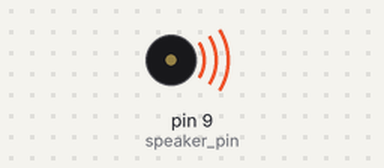
Recording of a sketch running on a simulated Arduino Uno, built with avr-gcc and run on an emulated ATmega328P. On the bench: buzzer (waves = sounding).

Above: at 4.7 s.
At 10.32 s:
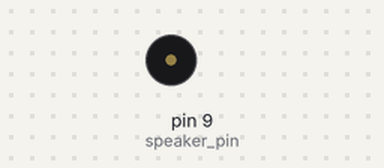
Timing chart, 0 to 10.8 s (numbered marks = the images above):
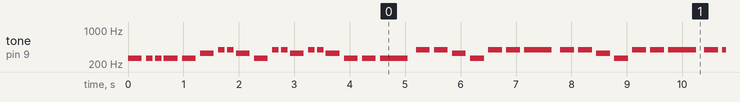

Measured:
- by itself, tone on pin 9 (speaker_pin): plays 262 Hz for 0.25 s, 262 Hz for 0.13 s, 262 Hz for 0.13 s, 262 Hz for 0.25 s, 262 Hz for 0.25 s, 330 Hz for 0.25 s … (388 notes in this stretch)

The sketch:

app.ino
```cpp
#include <pitches.h>

#define NUM 49

int melody[NUM] = { // 곰 세마리

    NOTE_C4, NOTE_C4, NOTE_C4, NOTE_C4, NOTE_C4,
    NOTE_E4, NOTE_G4, NOTE_G4, NOTE_E4, NOTE_C4,
    NOTE_G4, NOTE_G4, NOTE_E4, NOTE_G4, NOTE_G4, NOTE_E4,
    NOTE_C4, NOTE_C4, NOTE_C4,

    NOTE_G4, NOTE_G4, NOTE_E4, NOTE_C4,
    NOTE_G4, NOTE_G4, NOTE_G4,
    NOTE_G4, NOTE_G4, NOTE_E4, NOTE_C4,
    NOTE_G4, NOTE_G4, NOTE_G4,

    NOTE_G4, NOTE_G4, NOTE_E4, NOTE_C4,
    NOTE_G4, NOTE_G4, NOTE_G4, NOTE_A4, NOTE_G4,
    NOTE_C5, NOTE_G4, NOTE_C5, NOTE_G4,
    NOTE_E4, NOTE_D4, NOTE_C4};

// 음표 길이
int noteDuration[NUM] = {
    4, 8, 8, 4, 4, 4, 8, 8, 4, 4, 8, 8, 4, 8, 8, 4, 4, 4, 2, 4, 4, 4, 4, 4, 4, 2, 4, 4, 4, 4, 4, 4, 2,
    4, 4, 4, 4, 8, 8, 8, 8, 2, 4, 4, 4, 4, 4, 4, 2};

const int speaker_pin = 9;
void setup()
{
    pinMode(speaker_pin, OUTPUT);
}

void loop()
{
    int m, d, dd;
    for (m = 0; m < NUM; m++)
    {
        d = 1000 / noteDuration[m];
        dd = d * 1.3; // 음 출력 시간(4분 음표 325ms)
        tone(speaker_pin, melody[m], d);
        delay(dd);
    }
    delay(1000);
}
```
